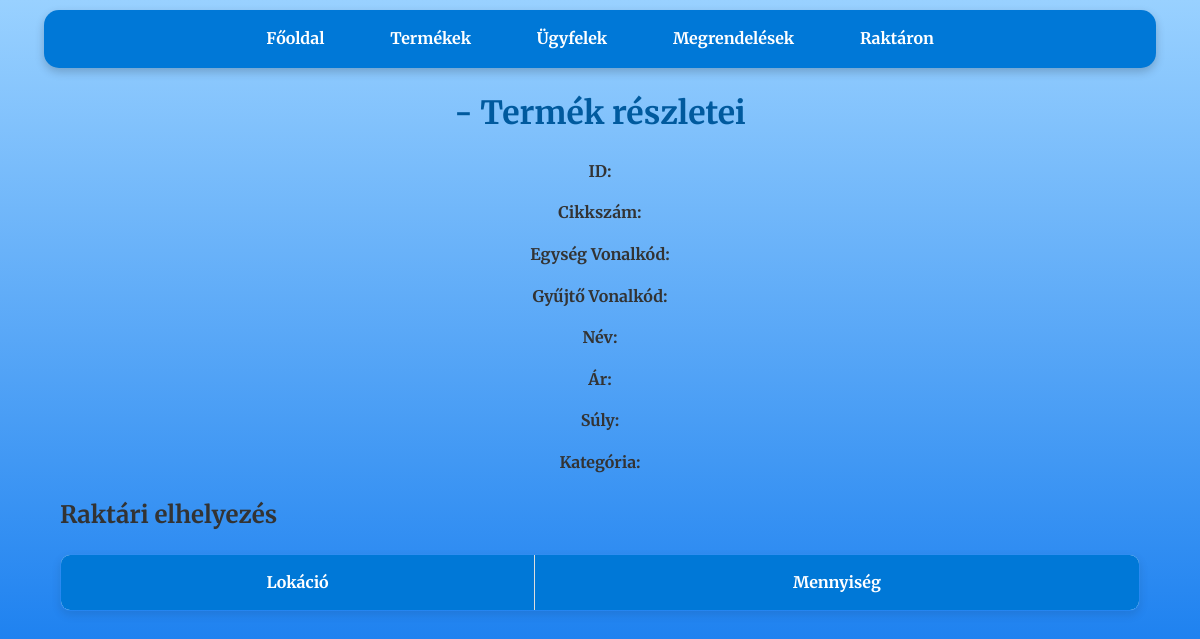
Before: /product/1 with the older database file.
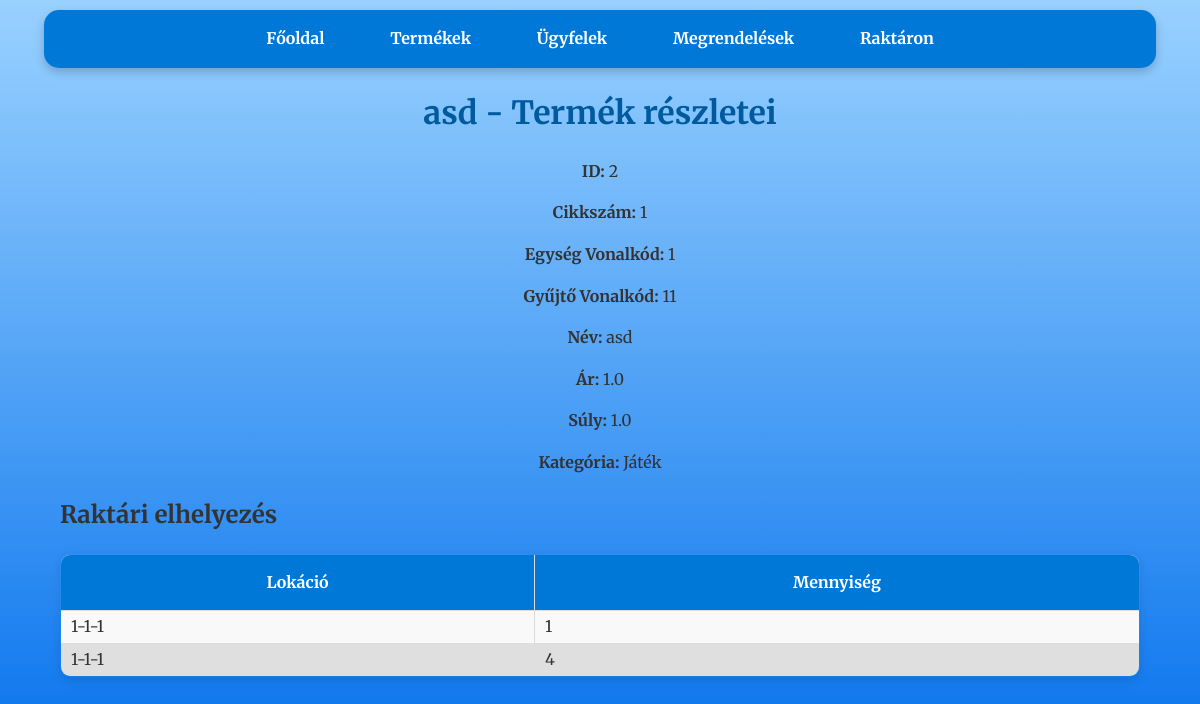
After: the same page with the newer database file.
### tables this page shows
CREATE TABLE products (
                    id INTEGER PRIMARY KEY,
                    cikkszam TEXT UNIQUE,
                    egyseg_vonalkod INTEGER UNIQUE,
                    gyujto_vonalkod INTEGER UNIQUE,
                    nev TEXT,
                    ar REAL,
                    suly REAL,
                    kategoria TEXT);

CREATE TABLE stock (
                    id INTEGER PRIMARY KEY,
                    cikkszam TEXT,
                    lokacio TEXT,
                    mennyiseg INTEGER,
                    order_id INTEGER,
                    FOREIGN KEY(cikkszam) REFERENCES products(cikkszam),
                    FOREIGN KEY(order_id) REFERENCES orders(id));

### raktar_program-master/app.py (the view)
@app.route('/product/<cikkszam>')
def product_details(cikkszam):
    conn = get_db_connection()
    product = conn.execute(
        'SELECT * FROM products WHERE cikkszam = ?',
        (cikkszam,)
    ).fetchone()
    stock = conn.execute(
        '''SELECT stock.id, stock.lokacio, stock.mennyiseg
           FROM stock
           WHERE stock.cikkszam = ?''',
        (cikkszam,)
    ).fetchall()
    conn.close()
    return render_template(
        'product_details.html',
        product=product,
        stock=stock
    )

### raktar_program-master/app.py (called while the page is built)
def get_db_connection():
    conn = sqlite3.connect('database.db')
    conn.row_factory = sqlite3.Row
    return conn

### raktar_program-master/templates/product_details.html (shortened to what this page needs)
<!DOCTYPE html>
<html lang="hu">
<head>
    <link rel="stylesheet" href="{{ url_for('static', filename='css/style.css') }}">
</head>
<body>
    <nav>
        <a href="{{ url_for('index') }}">Főoldal</a>
        <a href="{{ url_for('products') }}">Termékek</a>
        <a href="{{ url_for('customers') }}">Ügyfelek</a>
        <a href="{{ url_for('orders') }}">Megrendelések</a>
        <a href="{{ url_for('stock') }}">Raktáron</a>
    </nav>
    <h1>{{ product.nev }} - Termék részletei</h1>
    <div class="product-details">
        <p><strong>ID:</strong> {{ product.id }}</p>
        <p><strong>Cikkszám:</strong> {{ product.cikkszam }}</p>
        <p><strong>Egység Vonalkód:</strong> {{ product.egyseg_vonalkod }}</p>
        <p><strong>Gyűjtő Vonalkód:</strong> {{ product.gyujto_vonalkod }}</p>
        <p><strong>Név:</strong> {{ product.nev }}</p>
        <p><strong>Ár:</strong> {{ product.ar }}</p>
        <p><strong>Súly:</strong> {{ product.suly }}</p>
        <p><strong>Kategória:</strong> {{ product.kategoria }}</p>
    </div>
    <div class="container">
        <h2>Raktári elhelyezés</h2>
        <table>
            <thead>
                <tr>
                    <th>Lokáció</th>
                    <th>Mennyiség</th>
                </tr>
            </thead>
            <tbody>
                {% for item in stock %}
                <tr>
                    <td>{{ item.lokacio }}</td>
                    <td>{{ item.mennyiseg }}</td>
                </tr>
                {% endfor %}
            </tbody>
        </table>
    </div>
</body>
</html>

Changed rows visible on the page:
added products: nev "asd", id "2", cikkszam "1", egyseg_vonalkod "1", gyujto_vonalkod "11", ar "1.0", suly "1.0", kategoria "Játék"
added stock: lokacio "1-1-1", mennyiseg "1"
now on this page (row edited): stock: lokacio "1-1-1", mennyiseg "4"
